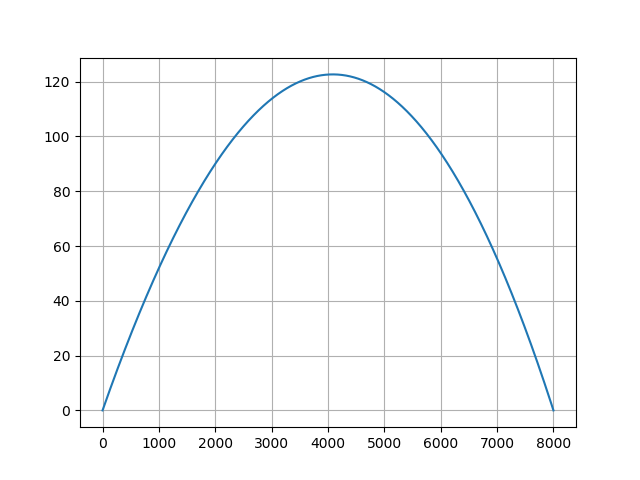

Generate this figure with Python:
import numpy as np
import matplotlib.pyplot as plt

m = 20 # kg
c = 3.2e-4 # kg/m
g = 9.80665 # m/s^2

## x'' = -(c/m)*v*x'
## --- Rewrite the equations ---
## y0' = y1
## y1' = -(c/m)*v*y1

## y'' = -(c/m)*v*y - g
## --- Rewrite the equations ---
## y2' = y3
## y3' = -(c/m)*v*y3 - g

## x0(0) = 0.0, x1(0) = v*cos(theta), x2(0) = 0.0, x3(0) = v*sin(theta)
## x0(10) = 8000, x1(10) = ?, x2(10) = 0, x3(10) = ?

def F(t,x):
    F = np.zeros(4)
    v = ( x[1]**2 + x[3]**2 )**0.5
    F[0] = x[1]
    F[1] = -(c/m)*v*x[1]
    F[2] = x[3]
    F[3] = -(c/m)*v*x[3] - g
    return F

def r(u):
    r = np.zeros(len(u))
    ts,xs = integrate(F,tStart,initCond(u),tStop,h)
    y = xs[len(ts) - 1]
    r[0] = y[0] - 8000  ## x(10) = 8000
    r[1] = y[2] - 0.0   ## y(10) = 0
    return r

initCond = lambda u: np.array([0.0,u[0],0.0,u[1]])

from run_kut4 import *
## Use newtonRaphson2 module for finding v0, theta
from newtonRaphson2 import *

tStart  = 0.0
tStop   = 10.0
h       = 0.001

## Initial value for newtonRaphson2
v0 = 50
theta = np.pi/6
u     = [v0*np.cos(theta), v0*np.sin(theta)]

## Consider initial value
u     = newtonRaphson2(r,u)

ts,xs = integrate(F,tStart,initCond(u),tStop,h)

#from printSoln import *
#printSoln(ts,xs,freq)

## Write new txt file for save solution
f = open('problem8.1.19.txt','w')
f.write('u             '+str(u))
f.write('\nv0            '+str((u[0]**2 + u[1]**2)**0.5))
f.write('\ntheta         '+str(np.arctan(u[1]/u[0])))
f.write('\nx(10)         '+str(xs[len(ts)-1,0]))
f.write('\nr(u)          '+str(r(u)))
f.close()

plt.plot(xs[:,0],xs[:,2],'-')
plt.grid()
plt.savefig('problem8.1.19.png')
